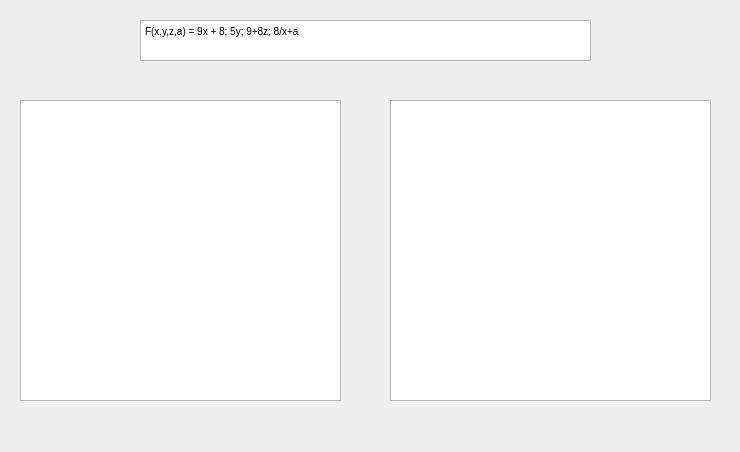
<?xml version="1.0" encoding="UTF-8"?>
<ui version="4.0">
 <class>display_4D</class>
 <widget class="QDialog" name="display_4D">
  <property name="geometry">
   <rect>
    <x>0</x>
    <y>0</y>
    <width>740</width>
    <height>452</height>
   </rect>
  </property>
  <property name="minimumSize">
   <size>
    <width>740</width>
    <height>452</height>
   </size>
  </property>
  <property name="maximumSize">
   <size>
    <width>740</width>
    <height>452</height>
   </size>
  </property>
  <property name="windowTitle">
   <string>Display 4D+</string>
  </property>
  <widget class="QListWidget" name="listWidget">
   <property name="geometry">
    <rect>
     <x>20</x>
     <y>100</y>
     <width>321</width>
     <height>301</height>
    </rect>
   </property>
  </widget>
  <widget class="QTextBrowser" name="Display_stat_2">
   <property name="geometry">
    <rect>
     <x>140</x>
     <y>20</y>
     <width>451</width>
     <height>41</height>
    </rect>
   </property>
   <property name="verticalScrollBarPolicy">
    <enum>Qt::ScrollBarAlwaysOff</enum>
   </property>
   <property name="html">
    <string>&lt;!DOCTYPE HTML PUBLIC &quot;-//W3C//DTD HTML 4.0//EN&quot; &quot;http://www.w3.org/TR/REC-html40/strict.dtd&quot;&gt;
&lt;html&gt;&lt;head&gt;&lt;meta name=&quot;qrichtext&quot; content=&quot;1&quot; /&gt;&lt;style type=&quot;text/css&quot;&gt;
p, li { white-space: pre-wrap; }
&lt;/style&gt;&lt;/head&gt;&lt;body style=&quot; font-family:'MS Shell Dlg 2'; font-size:7.8pt; font-weight:400; font-style:normal;&quot;&gt;
&lt;p style=&quot; margin-top:0px; margin-bottom:0px; margin-left:0px; margin-right:0px; -qt-block-indent:0; text-indent:0px;&quot;&gt;F(x,y,z,a) = 9x + 8; 5y; 9+8z; 8/x+a&lt;/p&gt;&lt;/body&gt;&lt;/html&gt;</string>
   </property>
  </widget>
  <widget class="QListWidget" name="listWidget_2">
   <property name="geometry">
    <rect>
     <x>390</x>
     <y>100</y>
     <width>321</width>
     <height>301</height>
    </rect>
   </property>
  </widget>
 </widget>
 <resources/>
 <connections/>
</ui>
